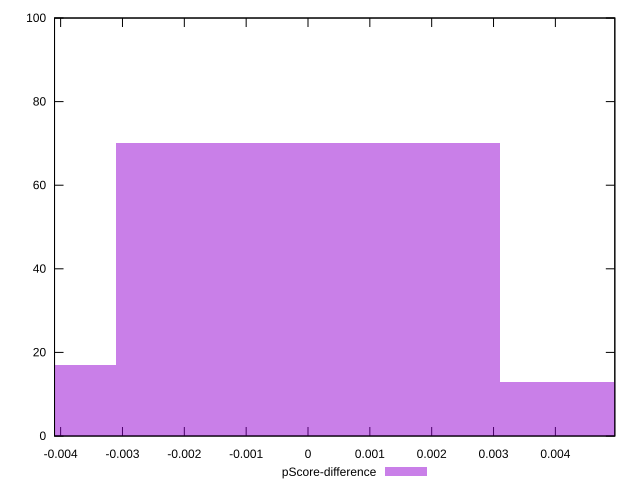

The script that saved this image:
reset

$pScoreDifference <<EOF
0 70
0.00620579802992832 13
-0.00620579802992832 17
EOF

set key outside below
set boxwidth 0.00620579802992832
set xrange [-0.0040986485428589625:0.004961348995150355]
set yrange [0:100]
set trange [0:100]
set style fill transparent solid 0.5 noborder
set terminal svg size 640, 490 enhanced background rgb 'white'
set output "reports/report_00031_2021-02-24T23-18-18.084Z/max-potential-fid/samples/music/pScore-difference/histogram.svg"

plot $pScoreDifference title "pScore-difference" with boxes

reset
